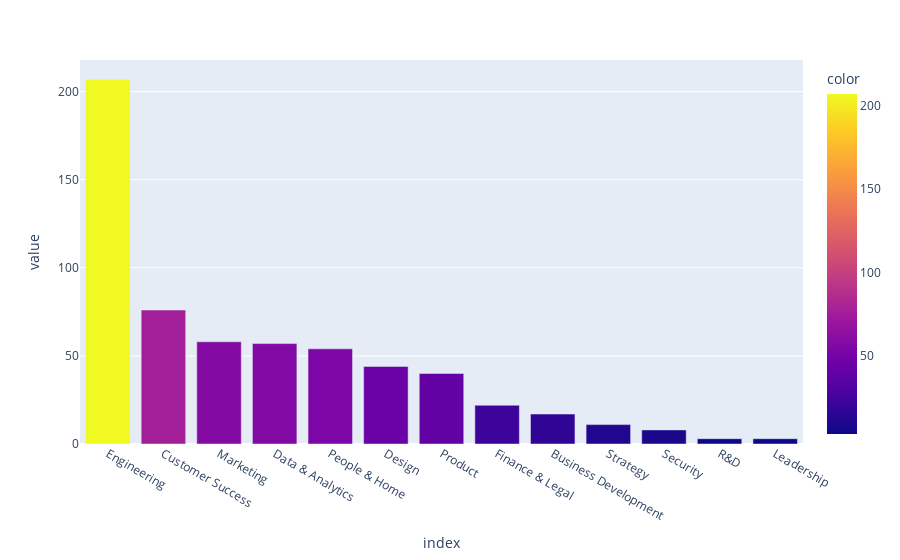

Source (notebook cell):
### Code cell
px.bar(df['Division'].value_counts(), color=df['Division'].value_counts(), color_discrete_map="identity")

### Figure 1 — Plotly figure (JSON) as saved in the notebook; plotly's stock layout.template omitted (floating-point values rounded to 4 significant figures)
{"data": [{"alignmentgroup": "True", "hovertemplate": "index=%{x}<br>value=%{y}<br>color=%{marker.color}<extra></extra>", "legendgroup": "", "marker": {"color": [207, 76, 58, 57, 54, 44, 40, 22, 17, 11, 8, 3, 3], "coloraxis": "coloraxis"}, "name": "", "offsetgroup": "", "orientation": "v", "showlegend": false, "textposition": "auto", "type": "bar", "x": ["Engineering", "Customer Success", "Marketing", "Data & Analytics", "People & Home", "Design", "Product", "Finance & Legal", "Business Development", "Strategy", "Security", "R&D", "Leadership"], "xaxis": "x", "y": [207, 76, 58, 57, 54, 44, 40, 22, 17, 11, 8, 3, 3], "yaxis": "y"}], "layout": {"barmode": "relative", "coloraxis": {"colorbar": {"title": {"text": "color"}}, "colorscale": [[0, "#0d0887"], [0.1111, "#46039f"], [0.2222, "#7201a8"], [0.3333, "#9c179e"], [0.4444, "#bd3786"], [0.5556, "#d8576b"], [0.6667, "#ed7953"], [0.7778, "#fb9f3a"], [0.8889, "#fdca26"], [1, "#f0f921"]]}, "legend": {"tracegroupgap": 0}, "margin": {"t": 60}, "xaxis": {"anchor": "y", "domain": [0, 1], "title": {"text": "index"}}, "yaxis": {"anchor": "x", "domain": [0, 1], "title": {"text": "value"}}}}
